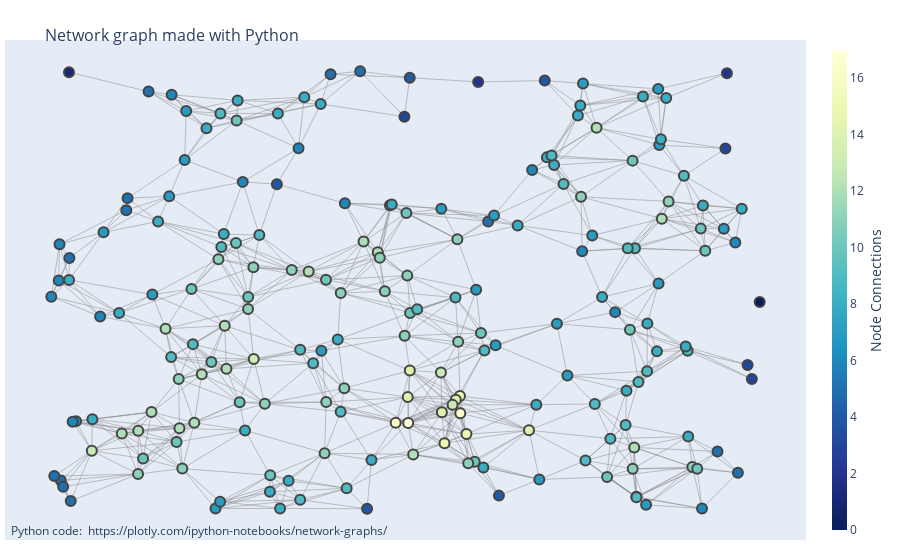

The cell this chart's notebook holds for it:
### Code cell
fig = go.Figure(data=[edge_trace, node_trace],
             layout=go.Layout(
                title='<br>Network graph made with Python',
                titlefont_size=16,
                showlegend=False,
                hovermode='closest',
                margin=dict(b=20,l=5,r=5,t=40),
                annotations=[ dict(
                    text="Python code: <a href='https://plotly.com/ipython-notebooks/network-graphs/'> https://plotly.com/ipython-notebooks/network-graphs/</a>",
                    showarrow=False,
                    xref="paper", yref="paper",
                    x=0.005, y=-0.002 ) ],
                xaxis=dict(showgrid=False, zeroline=False, showticklabels=False),
                yaxis=dict(showgrid=False, zeroline=False, showticklabels=False))
                )
fig.show()

### Figure 1 — Plotly figure (JSON) as saved in the notebook; plotly's stock layout.template omitted (floating-point values rounded to 4 significant figures; data arrays with more than 128 entries replaced by an {"elided": "..."} marker saying what was removed)
{"data": [{"hoverinfo": "none", "line": {"color": "#888", "width": 0.5}, "mode": "lines", "type": "scatter", "x": {"elided": "2607 float values"}, "y": {"elided": "2607 float values"}}, {"hoverinfo": "text", "marker": {"color": {"elided": "200 int values"}, "colorbar": {"thickness": 15, "title": {"side": "right", "text": "Node Connections"}, "xanchor": "left"}, "colorscale": [[0, "rgb(255,255,217)"], [0.125, "rgb(237,248,177)"], [0.25, "rgb(199,233,180)"], [0.375, "rgb(127,205,187)"], [0.5, "rgb(65,182,196)"], [0.625, "rgb(29,145,192)"], [0.75, "rgb(34,94,168)"], [0.875, "rgb(37,52,148)"], [1, "rgb(8,29,88)"]], "line": {"width": 2}, "reversescale": true, "showscale": true, "size": 10}, "mode": "markers", "text": {"elided": "200 str values"}, "type": "scatter", "x": {"elided": "200 float values"}, "y": {"elided": "200 float values"}}], "layout": {"annotations": [{"showarrow": false, "text": "Python code: <a href='https://plotly.com/ipython-notebooks/network-graphs/'> https://plotly.com/ipython-notebooks/network-graphs/</a>", "x": 0.005, "xref": "paper", "y": -0.002, "yref": "paper"}], "hovermode": "closest", "margin": {"b": 20, "l": 5, "r": 5, "t": 40}, "showlegend": false, "title": {"font": {"size": 16}, "text": "<br>Network graph made with Python"}, "xaxis": {"showgrid": false, "showticklabels": false, "zeroline": false}, "yaxis": {"showgrid": false, "showticklabels": false, "zeroline": false}}}
